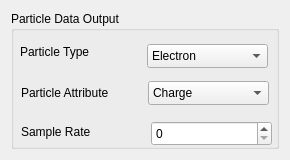
<?xml version="1.0" encoding="UTF-8"?>
<ui version="4.0">
 <class>ParticleReaderDialog</class>
 <widget class="QDialog" name="ParticleReaderDialog">
  <property name="geometry">
   <rect>
    <x>0</x>
    <y>0</y>
    <width>290</width>
    <height>160</height>
   </rect>
  </property>
  <property name="minimumSize">
   <size>
    <width>290</width>
    <height>160</height>
   </size>
  </property>
  <property name="windowTitle">
   <string>Dialog</string>
  </property>
  <layout class="QGridLayout" name="gridLayout">
   <item row="0" column="0">
    <widget class="QGroupBox" name="groupBox_2">
     <property name="minimumSize">
      <size>
       <width>250</width>
       <height>125</height>
      </size>
     </property>
     <property name="title">
      <string>Particle Data Output</string>
     </property>
     <widget class="QComboBox" name="particleType_">
      <property name="geometry">
       <rect>
        <x>136</x>
        <y>33</y>
        <width>121</width>
        <height>24</height>
       </rect>
      </property>
      <property name="minimumSize">
       <size>
        <width>0</width>
        <height>0</height>
       </size>
      </property>
      <item>
       <property name="text">
        <string>Electron</string>
       </property>
      </item>
      <item>
       <property name="text">
        <string>Proton</string>
       </property>
      </item>
      <item>
       <property name="text">
        <string>None</string>
       </property>
      </item>
     </widget>
     <widget class="QLabel" name="label_3">
      <property name="geometry">
       <rect>
        <x>9</x>
        <y>33</y>
        <width>77</width>
        <height>16</height>
       </rect>
      </property>
      <property name="text">
       <string>Particle Type</string>
      </property>
     </widget>
     <widget class="QLabel" name="label_4">
      <property name="geometry">
       <rect>
        <x>10</x>
        <y>70</y>
        <width>121</width>
        <height>24</height>
       </rect>
      </property>
      <property name="text">
       <string>Particle Attribute</string>
      </property>
     </widget>
     <widget class="QComboBox" name="particleAttribute_">
      <property name="geometry">
       <rect>
        <x>137</x>
        <y>70</y>
        <width>121</width>
        <height>24</height>
       </rect>
      </property>
      <item>
       <property name="text">
        <string>Charge</string>
       </property>
      </item>
      <item>
       <property name="text">
        <string>Mass</string>
       </property>
      </item>
      <item>
       <property name="text">
        <string>Momentum</string>
       </property>
      </item>
      <item>
       <property name="text">
        <string>Position</string>
       </property>
      </item>
      <item>
       <property name="text">
        <string>None</string>
       </property>
      </item>
     </widget>
     <widget class="QSpinBox" name="sampleRate_">
      <property name="geometry">
       <rect>
        <x>140</x>
        <y>110</y>
        <width>121</width>
        <height>25</height>
       </rect>
      </property>
     </widget>
     <widget class="QLabel" name="label_5">
      <property name="geometry">
       <rect>
        <x>10</x>
        <y>110</y>
        <width>121</width>
        <height>21</height>
       </rect>
      </property>
      <property name="text">
       <string>Sample Rate</string>
      </property>
     </widget>
    </widget>
   </item>
  </layout>
 </widget>
 <resources/>
 <connections/>
</ui>
